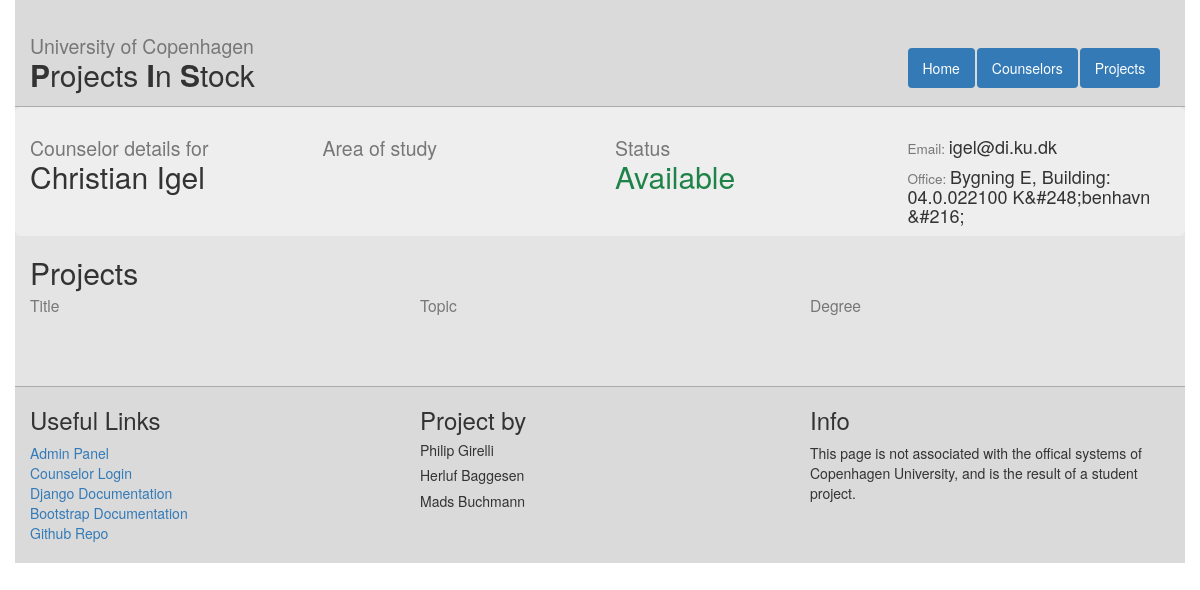
The page /counselors/294/ on the database its author committed.
### web/models.py (models this page shows, shortened)
class Counselor(models.Model):
    readonly_fields=('account_id',)
    name = models.CharField(max_length=255)
    email = models.EmailField()
    studyArea = models.CharField(max_length=255)
    office = models.CharField(max_length=255)
    projects = models.ManyToManyField(Project)
    url = models.URLField(default="NOURL")
    accountId = models.IntegerField(default=-1)
    statusChoices = (('Available','Available'),('Unavailable','Unavailable'))
    status = models.CharField(max_length=50, choices=statusChoices, default='Available')

### web/views.py (the view)
# urls.py: url(r'^counselors/(?P<counselor_id>[0-9]+)/$', views.counselor_detail, name="counselor_detail"),
def counselor_detail(request, counselor_id):
    counselor = get_object_or_404(Counselor, id=counselor_id)
    context = {
        'counselor': counselor
    }
    return render(request, 'web/counselor_detail.html', context)

### web/templates/web/counselor_detail.html (shortened to what this page needs)
{%extends "web/master.html" %}
{% block content%}
<div class="row info-box">
  <div class="col-md-3">
    <h2><small>Counselor details for</small><br />{{ counselor.name }}</h2>
  </div>
  <div class="col-md-3">
    <h2><small>Area of study</small><br />{{ counselor.study_area }}</h2>
  </div>
  <div class="col-md-3">
    <h2><small>Status</small><br />
        {% if counselor.status == "Available" %}
        <p class="colgreen">Available</p>
        {% else %}
        <p class="colred">Unavailable</p>
        {% endif %}
    </h2>
  </div>
  <div class="col-md-3">
    <br />
    <h4><small>Email:  </small>{{ counselor.email }}</h4>
    <h4><small>Office:  </small>{{ counselor.office }}</h4>
  </div>
</div>
  <h2>Projects</h2>
<div style="position: relative; top: -30px;">
  <div class="row">
    <div class="col-md-4">
      <h3><small>Title</small></h3>
    </div>
    <div class="col-md-4">
      <h3><small>Topic</small></h3>
    </div>
    <div class="col-md-4">
      <h3><small>Degree</small></h3>
    </div>
  </div>
</div>
{% endblock %}

### web/static/web/style.css (style rules this page uses)
html, body { height : 100%; }
.info-box { background-color : #eee; border-radius: 6px; }

### web/templates/web/counselor_detail.html (style rules this page uses)
p.colgreen { color:#1D8348 }

### rows shown on the page
Counselor: name "Christian Igel", email "igel@di.ku.dk", office "Bygning E, Building: 04.0.022100 K&#248;benhavn &#216;"
